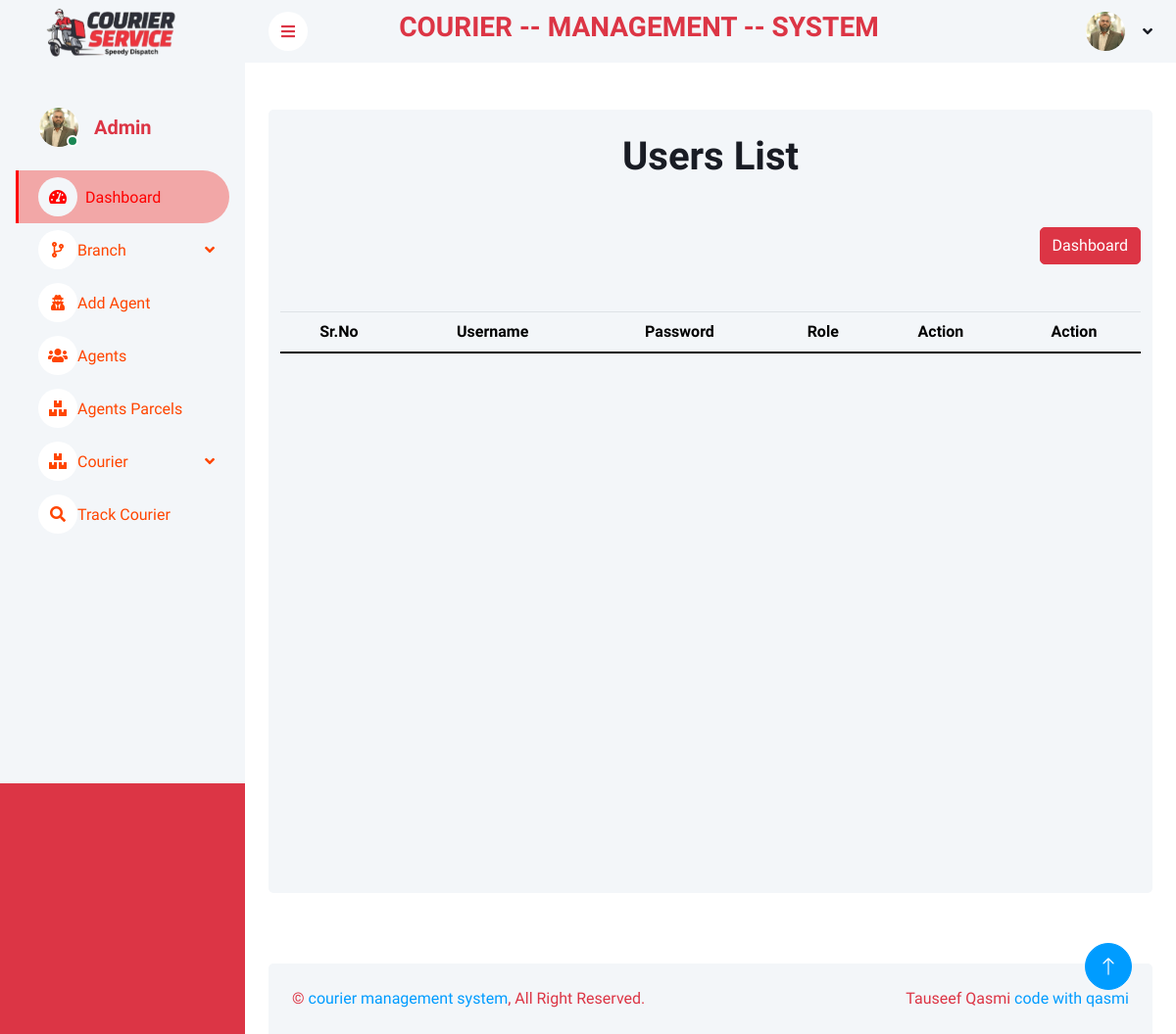
/userlist.php, run on an earlier commit of the app's database.
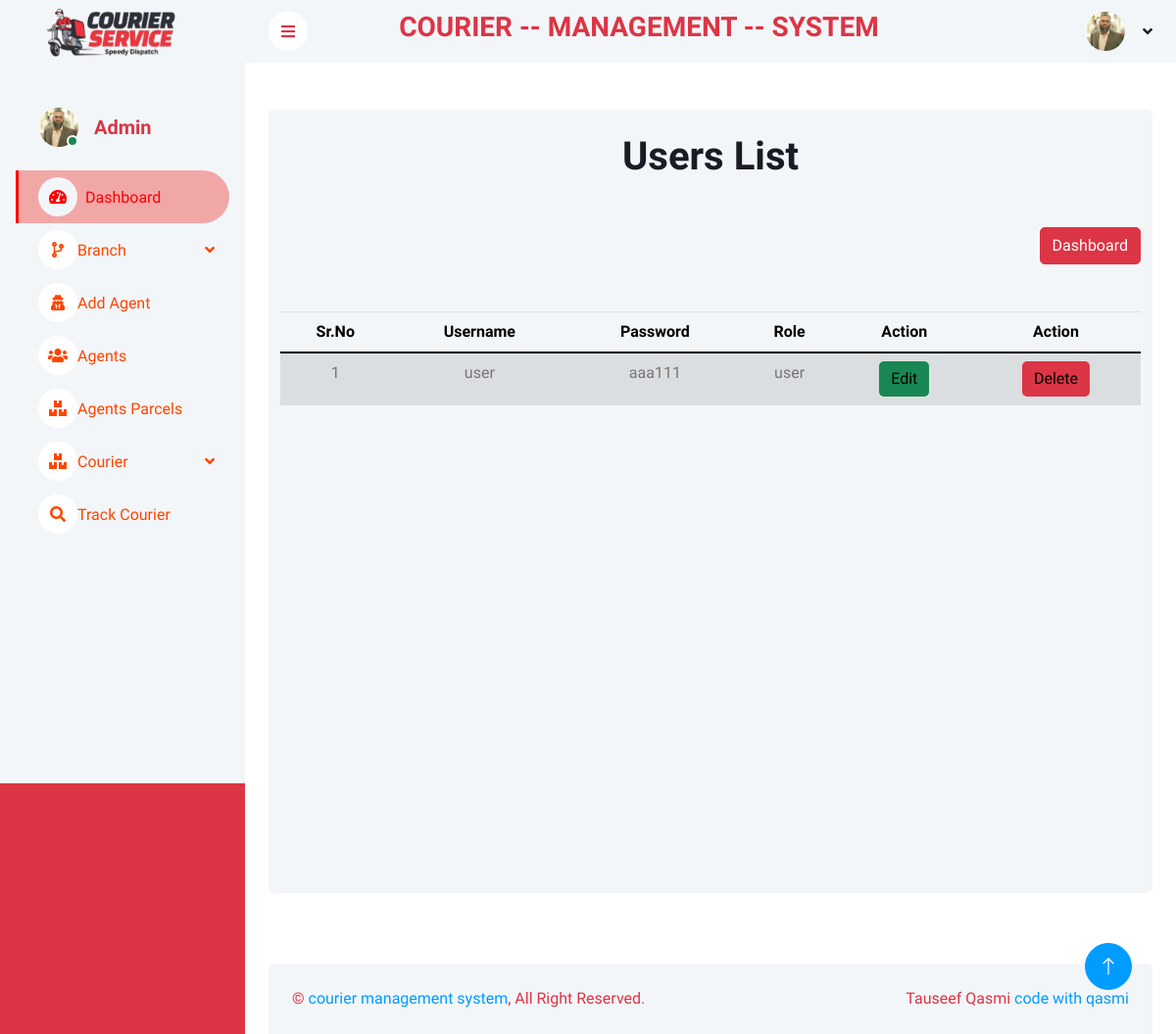
And on a later commit of the database.
### tables this page shows
CREATE TABLE `users` (
  `id` int(11) NOT NULL,
  `uemail` varchar(30) NOT NULL,
  `uname` varchar(20) NOT NULL,
  `upwd` varchar(10) NOT NULL,
  `role` varchar(20) NOT NULL,
  `branch_name` varchar(50) NOT NULL,
  `branch_city` varchar(20) NOT NULL,
  `added_date` datetime NOT NULL,
  `password_reset_token` varchar(500) NOT NULL
);

### userlist.php (the view, shortened to what this page needs)
<?php
include("connection.php");
?>
<?php
include("header.php");
?>
<div class="container">
    <div class="row min-vh-100 bg-light rounded justify-content-center mx-0 m-5">
        <div class="col-md-12 text-center">
        <div>
    <h1 class="mb-5 mt-4">Users List</h1>
    <div class="mb-5 d-flex justify-content-between">
        <a href="dashboard.php" class="btn btn-danger">Dashboard</a>
    </div>
                <div class="table-responsive">
                    <table class="table table-striped">
                        <thead>
                            <tr>
                                <th>Sr.No</th>
                                <th>Username</th>
                                <th>Password</th>
                                <th>Role</th>
                                <th>Action</th>
                                <th>Action</th>
                            </tr>
                        </thead>
                        <tbody>
                            <?php
                            $sql = "SELECT * FROM users WHERE role = 'user'";
                            $stmt = $conn->prepare($sql);
                            $stmt->execute();
                            $result = $stmt->fetchAll(PDO::FETCH_ASSOC);
                            $i = 1;
                            foreach ($result as $data) { ?>
                                <tr>
                                    <td><?php echo $i; ?></td>
                                    <td><?php echo $data['uname']; ?></td>
                                    <td><?php echo $data['upwd']; ?></td>
                                    <td><?php echo $data['role']; ?></td>
                                    <td>
                                        <button class="btn btn-success border-0">
                                            <a href="editRole.php?id=<?php echo $data['id']; ?>" style="text-decoration: none; color: black;">
                                                Edit
                                            </a>
                                        </button>
                                    </td>
                                    <td>
                                        <button class="btn btn-danger border-0">
                                            <a onclick="return confirm('Are you sure you want to delete?')" href="deleteRole.php?id=<?php echo $data['id']; ?>" style="text-decoration: none; color: black;"> Delete
                                            </a>
                                        </button>
                                    </td>
                                </tr>
                            <?php $i++;
                            } ?>
                        </tbody>
                    </table>
                </div>
            </div>
        </div>
    </div>
</div>
<?php
include("footer.php");
?>

What changed in the data, as far as the page shows it:
added users: uname "user", upwd "aaa111", role "user"
